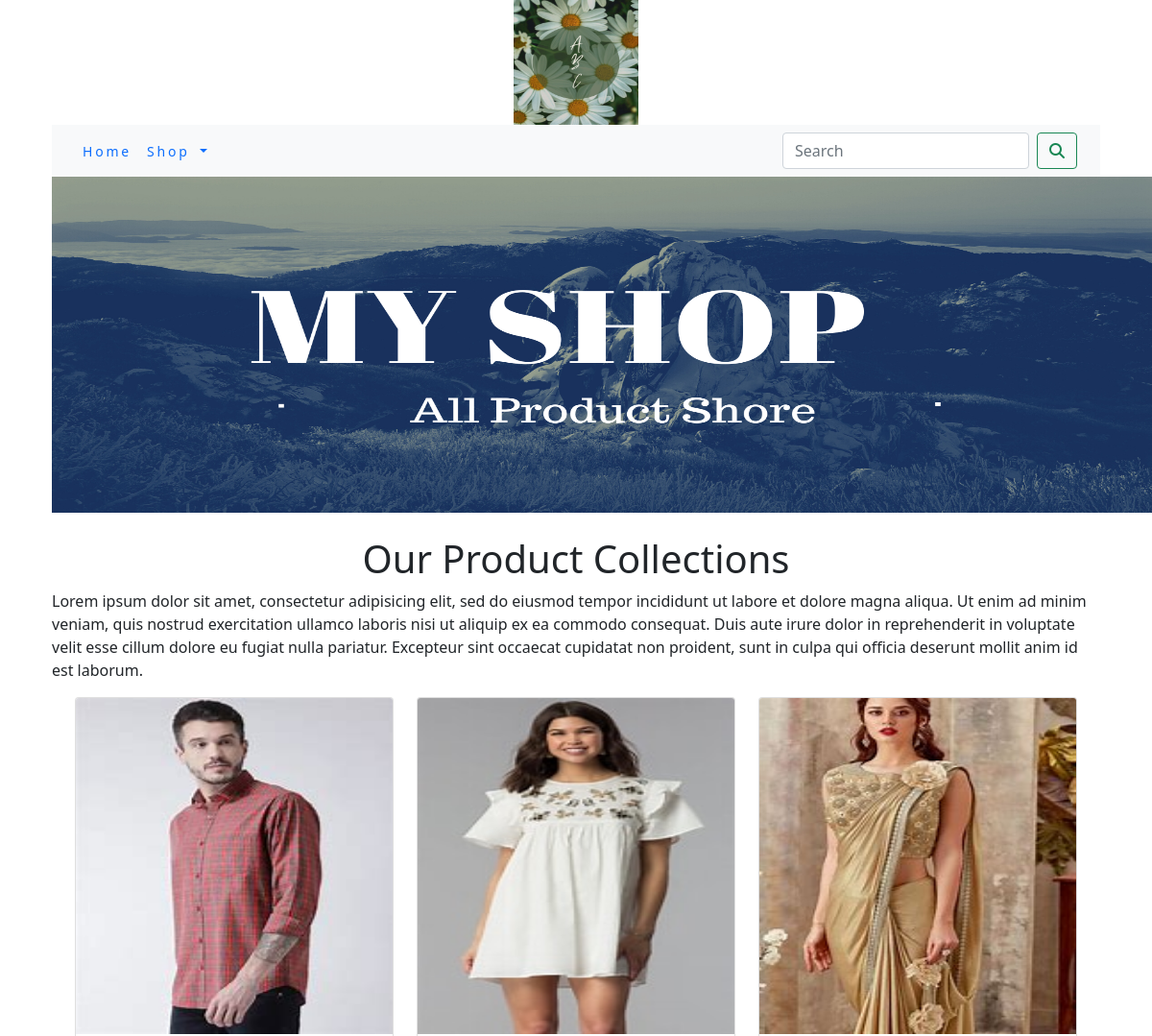
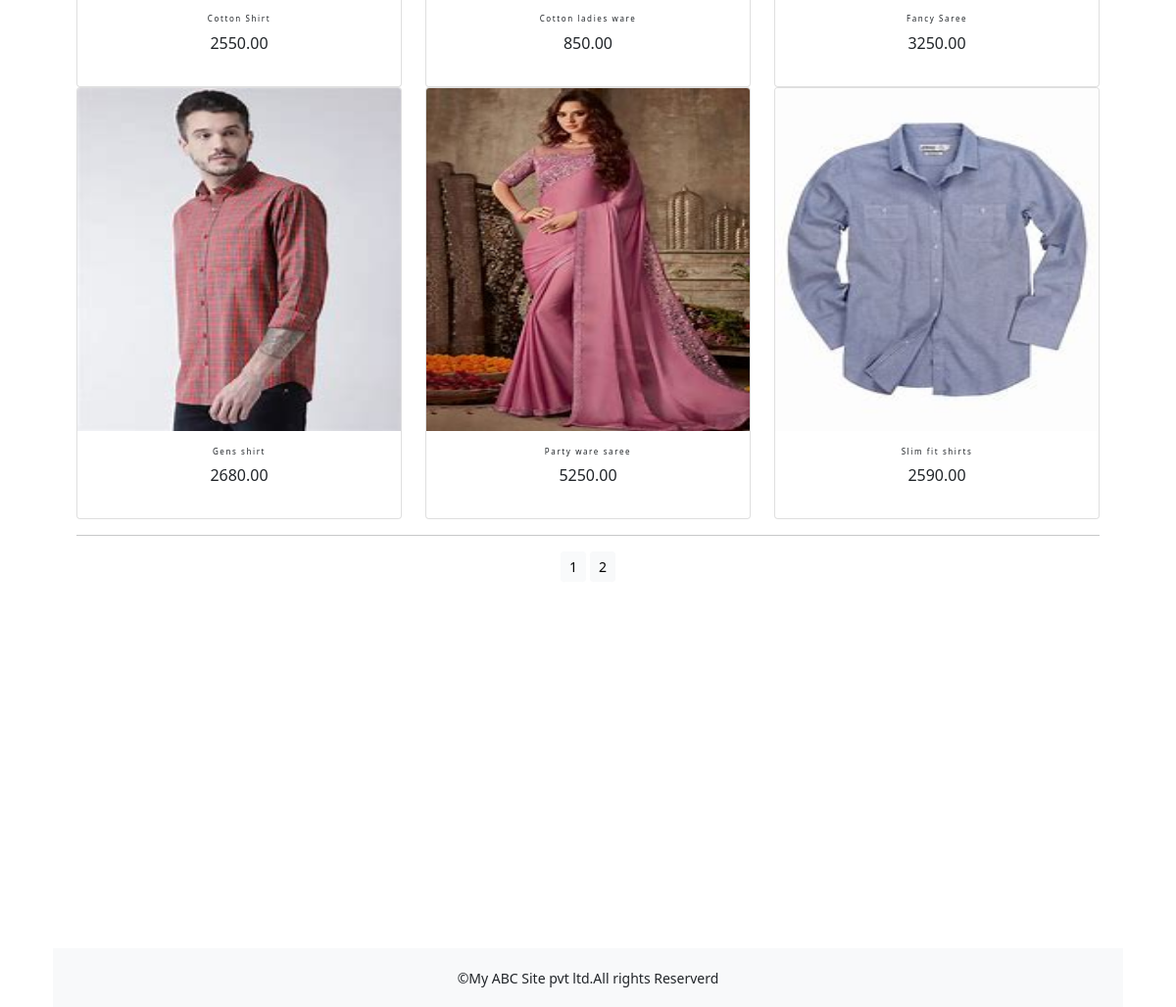
The app's page /shop/ with its own data (2 pictures, top to bottom).
### shop/models.py (models this page shows, shortened)
class Product(models.Model):
    name = models.CharField(max_length=250, unique=True)
    slug = models.SlugField(max_length=250, unique=True)
    description = models.TextField(blank=True)
    price=models.DecimalField(max_digits=10,decimal_places=2)
    category=models.ForeignKey(Category,on_delete=models.CASCADE)
    image=models.ImageField(upload_to='product',blank=True)
    stock=models.IntegerField()
    available=models.BooleanField(default=True)
    created=models.DateTimeField(auto_now_add=True)
    updated=models.DateTimeField(auto_now=True)
    def get_url(self):
        return reverse('shop:prodCatdetail',args=[self.category.slug,self.slug])
    class Meta:
        ordering = ('name',)
        verbose_name = 'product'
        verbose_name_plural = 'products'

### shop/views.py (the view)
# urls.py: path('',views.allProdCat,name='allProdCat'),
def allProdCat(request,c_slug=None):
    c_page=None
    products_list=None
    if c_slug!=None:
        c_page=get_object_or_404(Category,slug=c_slug)
        products_list=Product.objects.all().filter(category=c_page,available=True)
    else:
        products_list=Product.objects.all().filter(available=True)
    paginator=Paginator(products_list,6)
    try:
        page=int(request.GET.get('page','1'))
    except:
        page=1
    try:
        products=paginator.page(page)
    except (EmptyPage,InvalidPage):
        products=paginator.page(paginator.num_pages)
    return render (request,"category.html",{'category':c_page,'products':products})

### cart/context_processors.py (called while the page is built)
def counter(request):
    item_count=0
    if 'admin' in request.path:
        return {}
    else:
        try:
            cart=Cart.objects.filter(cart_id=_cart_id(request))
            cart_items=CartItem.objects.all().filter(cart=cart[:1])
            for cart_item in cart_items:
                item_count += cart_item.quantity
        except Cart.DoesNotExist:
            item_count=0
    return dict(item_count=item_count)

### cart/views.py (called while the page is built)
def _cart_id(request):
    cart = request.session.session_key
    if not cart:
        cart = request.session.create()
    return cart

### shop/context_processors.py (called while the page is built)
def menu_links(request):
    links=Category.objects.all()
    return dict(links=links)

### shop/models.py (called while the page is built)
    def get_url(self):
        return reverse('shop:products_by_category', args=[self.slug,])

### templates/category.html (shortened to what this page needs)
{% extends 'base.html' %}
{% load static %}
 {% block content %}
<div class="mx_auto">
    {% if category %}
    <img class="my_image" width="200px" height="400px" src="{{category.image.url}}" alt="{{category.name}}">
</div>
<br>
<div>
    <h1 class="text-center my_title">{{category.name}}</h1>
    <p class="text-justify">{{category.description}}</p>
</div>
    {% else %}
<div>
    <center>
         <img class="my_image my_image_padding" src="{% static 'image/banner.png' %}" alt="our products" style="width:1150px;height:350px;">
        </center>
</div>
<br>
<div>
    <h1 class="text-center my_title">Our Product Collections</h1>
    <p class="text-justify">Lorem ipsum dolor sit amet, consectetur adipisicing elit, sed do eiusmod tempor incididunt ut labore et dolore magna aliqua. Ut enim ad minim veniam, quis nostrud exercitation ullamco laboris nisi ut aliquip ex ea commodo consequat. Duis aute irure dolor in reprehenderit in voluptate velit esse cillum dolore eu fugiat nulla pariatur. Excepteur sint occaecat cupidatat non proident, sunt in culpa qui officia deserunt mollit anim id est laborum.</p>
</div>
{% endif %}
<div class="container">
    <div class="row mx_auto">
        {% for product in products.object_list %}
        <div class="my_bottom_margin col-9 col-sm-12 col-md-4 col-lg-4">
            <div class="card text-center"style="min-width:18rem;">
                <a href="{{product.get_url}}" ><img class="card-img-top my_image" width="50px"height="350px" src="{{product.image.url}}" alt="{{product.name}}"></a>
                <div class="card-body" style="width=300px;">
                    <h4>{{product.name}}</h4>
                    <p>{{product.price}}</p>
                </div>
            </div>
        </div>
        {% endfor %}
    </div>
    <div class="mx-auto">
        {% if products.paginator.num_pages > 1 %}
        <hr>
        <div class="text-center">
              {% for pg in products.paginator.page_range %}
            <a href="?page={{pg}}" class="btn btn-light btn-sm {% if products.number == pg %} active {% endif %}">{{pg}}</a>
               {% endfor %}
        </div>
            {% endif %}
    </div>
    <br>
</div>
{% endblock %}

### templates/base.html (shortened to what this page needs)
{% load static %}
<!DOCTYPE html>
<html lang="en">
<head>
    <link rel="stylesheet" href="{% static 'css/custom.css' %}">
    <link href="{% static 'css/bootstrap.min.css' %}" rel="stylesheet">
</head>
<body>
<div class="container">
    {% include 'header.html' %}
    {% include 'navbar.html' %}
    {% block content %}
    {% endblock %}
    {% include 'footer.html' %}
</div>
</body>
</html>

### templates/header.html
{% load static %}
<header>
    <center>
        <a href="{% url 'shop:allProdCat' %}"> <img src="{% static 'image/logo.png' %}" alt="logimage" width="130px" height="130px"></a>
    </center>
</header>

### templates/navbar.html (shortened to what this page needs)
<link href="https://cdn.jsdelivr.net/npm/bootstrap@5.0.2/dist/css/bootstrap.min.css" rel="stylesheet">
<nav class="navbar navbar-expand-lg bg-light">
  <div class="container-fluid">
    <div class="collapse navbar-collapse" id="navbarSupportedContent">
      <ul class="navbar-nav me-auto mb-2 mb-lg-0">
        <li class="nav-item">
          <a class="nav-link" href="#">Home</a>
        </li>
        <li class="nav-item dropdown {% if 'shop' in request.path %} active {% endif %}">
          <a class="nav-link dropdown-toggle" href="#" role="button" data-bs-toggle="dropdown" aria-expanded="false">
            Shop
          </a>
        </li>
      </ul>
      <form class="d-flex" action="{% url 'search_app:SearchResult' %}" method="get">
        <input class="form-control me-2" type="search" name="q" placeholder="Search" aria-label="Search">
        <button class="btn btn-outline-success" type="submit"><i class="fa fa-search" ></i></button>
      </form>
    </div>
  </div>
</nav>

### templates/footer.html
<div class="footer navbar-fixed-buttom my_footer">
    <p class="text-center" style="margin:350px;">&copy;My ABC Site pvt ltd.All rights Reserverd</p>
</div>

### static/css/custom.css (style rules this page uses)
.nav-item { letter-spacing:0.2em; font-size:14px; text-trasform:uppercase; }
.my_footer { background-color:#f8f9fa; height:60px; }
.my_footer p { padding-top:20px; font-size:14px; }
.my_bottom_margin { margin-bottom:1opx; }
.card-body h4 { font-size:8px; text-trasform:uppercase; letter-spacing:0.2em; }

### records on screen
Product: image (picture), name "Cotton Shirt", price "2550.00"
Product: image (picture), name "Cotton ladies ware", price "850.00"
Product: image (picture), name "Fancy Saree", price "3250.00"
Product: image (picture), name "Gens shirt", price "2680.00"
Product: image (picture), name "Party ware saree", price "5250.00"
Product: image (picture), name "Slim fit shirts", price "2590.00"

### other values on screen
{{ pg }} "1" "2"
